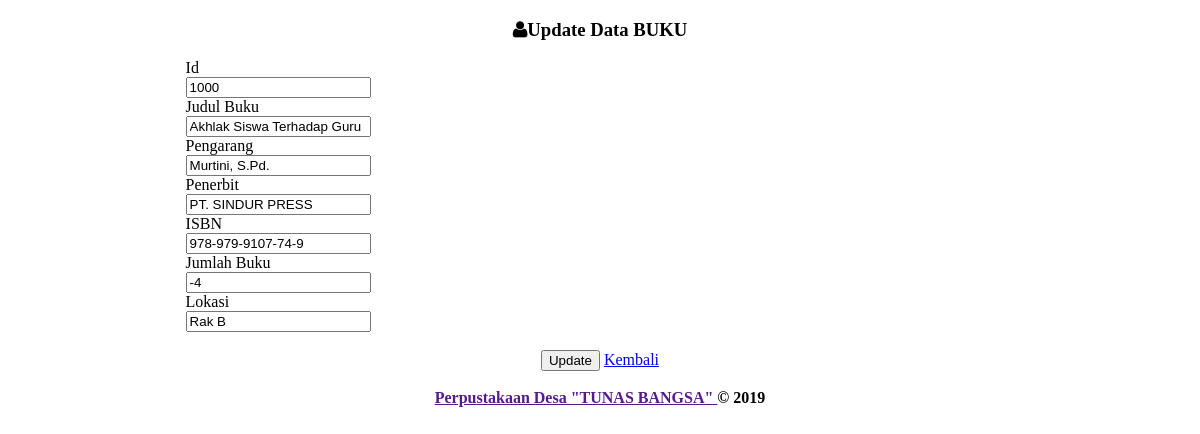
The page /admin/buku_edit.php?kd=1000 on the database its author committed.
### tables this page shows
CREATE TABLE `tbl_buku` (
  `id` int(5) NOT NULL,
  `judul` varchar(200) NOT NULL DEFAULT '',
  `pengarang` varchar(100) NOT NULL,
  `penerbit` varchar(150) NOT NULL,
  `isbn` varchar(25) NOT NULL,
  `jumlah_buku` int(3) NOT NULL,
  `lokasi` enum('Rak A','Rak B','Rak C','Rak D','Rak E','Rak F','Rak G','Rak H','Rak I','Rak J','Rak K','Rak L','Rak M','Rak N','Rak O','Rak P','Rak Q','Rak R','Rak S','Rak T','Rak U','Rak V','Rak W','Rak X','Rak Y','Rak Z') NOT NULL
);

### admin/buku_edit.php (the view, shortened to what this page needs)
<?php include "conn.php"; ?>
<!DOCTYPE html>
<html lang="en">
<head>
    <head>
	    <link rel="stylesheet" href="datatables/dataTables.bootstrap.css"/>
        <link type="text/css" href="images/icons/css/font-awesome.css" rel="stylesheet">
    </head>
    <body>
            <div class="container">
                <div class="row">
                    <div class="span12">
                        <div class="content">
                            <?php
           $kd = $_GET['kd'];
			$sql = mysqli_query($koneksi, "SELECT * FROM tbl_buku WHERE id='$kd'");
			if(mysqli_num_rows($sql) == 0){
				header("Location: buku.php");
			}else{
				$row = mysqli_fetch_assoc($sql);
			}
			?>
            <center><div class="panel panel-warning" style="width: 70%;">
                        <div class="panel-heading">
                        <h3 class="panel-title"><i class="icon-user"></i>Update Data BUKU</h3> </div>
                        <div class="panel-body">
                         <form name="form1" id="form1" class="form-horizontal row-fluid" action="?page=buku_update" method="POST" >
										<div align="left" class="control-group">
											<label class="control-label" for="basicinput">Id</label>
											<div class="controls">
												<input type="text" name="id" id="id" value="<?php echo $row['id']; ?>" placeholder="Tidak perlu di isi" class="form-control span8 tip" readonly="readonly">
											</div>
										</div>
										<div align="left" class="control-group">
											<label class="control-label" for="basicinput">Judul Buku</label>
											<div class="controls">
												<input type="text" name="judul" id="judul" value="<?php echo $row['judul']; ?>" placeholder="Judul Buku" class="form-control span8 tip" required>
											</div>
										</div>
										<div  align="left" class="control-group">
											<label class="control-label" for="basicinput">Pengarang</label>
											<div class="controls">
												<input type="text" name="pengarang" id="pengarang" value="<?php echo $row['pengarang']; ?>" placeholder="Nama Pengarang" class="form-control span8 tip" required>
											</div>
										</div>
										<div align="left" class="control-group">
											<label class="control-label" for="basicinput">Penerbit</label>
											<div class="controls">
												<input name="penerbit" id="penerbit" value="<?php echo $row['penerbit']; ?>" class="form-control span8 tip" type="text" placeholder="Nama Penerbit" required />
											</div>
										</div>
										<div align="left" class="control-group">
											<label class="control-label" for="basicinput">ISBN</label>
											<div class="controls">
												<input name="isbn" id="isbn" value="<?php echo $row['isbn']; ?>" class="form-control span8 tip" type="text" placeholder="ISBN Buku" required />
											</div>
										</div>
                                        <div align="left" class="control-group">
											<label class="control-label" for="basicinput">Jumlah Buku</label>
											<div class="controls">
												<input name="jumlah_buku" id="jumlah_buku" value="<?php echo $row['jumlah_buku']; ?>" class=" form-control span8 tip" type="text" placeholder="Stok Buku" required />
											</div>
										</div>
										<div align="left" class="control-group">
											<label class="control-label" for="basicinput">Lokasi</label>
											<div class="controls">
												<input name="lokasi" id="lokasi" value="<?php echo $row['lokasi']; ?>" class=" form-control span8 tip" type="text" placeholder="Rak" required />
											</div>
										</div>
<br
										<div class="control-group">
											<div class="controls">
												<input type="submit" name="update" id="update" value="Update" class="btn btn-sm btn-primary"/>
                                               <a href="?page=buku" class="btn btn-sm btn-danger">Kembali</a>
											</div>
										</div>
                        </div>
                    </div>
                </div>
            </div>
        <br />
        <div class="footer span-12">
            <div class="container">
              <center> <b class="copyright"><a href=""> Perpustakaan Desa "TUNAS BANGSA" </a> &copy; 2019 </b></center>
            </div>
        </div>
    </body>

### rows shown on the page
tbl_buku: id "1000", judul "Akhlak Siswa Terhadap Guru", pengarang "Murtini, S.Pd.", penerbit "PT. SINDUR PRESS", isbn "978-979-9107-74-9", jumlah_buku "-4", lokasi "Rak B"
